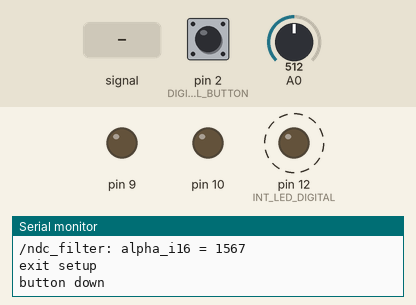
This sketch was run on a simulated Arduino Uno, built with avr-gcc and run on an emulated ATmega328P. Shown: output pins drawn as LEDs (lit = HIGH), the last lines printed to the serial monitor. Dashed ring = blinking. The inputs (shaded band) are chosen by the test bench; at power-on: A0 = 512, pin 2 (DIGITAL_BUTTON) LOW.

Above: at 0.76 s.
1.3 s: A0 fed a 200 Hz sine of ±255 counts around its level
4.3 s: A0 set to 716
At 5.52 s:
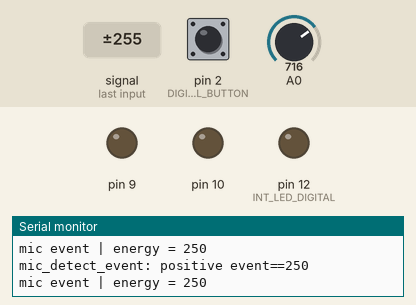
At 5.96 s:
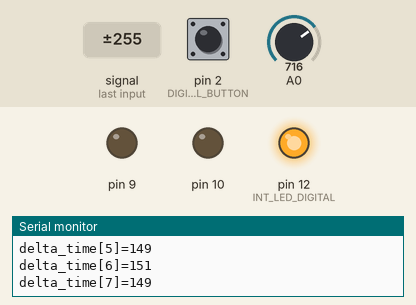
7.3 s: pin 2 (DIGITAL_BUTTON) pulled HIGH for 3.2 s
12.0 s: pin 2 (DIGITAL_BUTTON) pulled HIGH for 0.15 s
Timing chart, 0 to 16.0 s (numbered marks = the images above; inputs shaded):
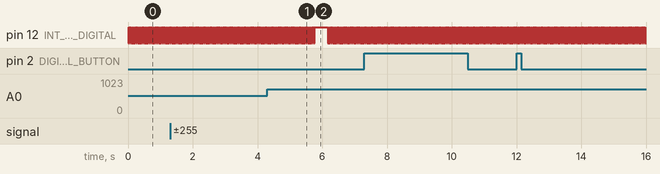

The sketch:

knock.ino
```cpp
// -*- mode: c; -*-

#include "TimerOne.h"
#include "output_seq.h"
#include "utils.h"
#include "inputs.h"
#include "debounce.h"
#include "queue.h"
#include "knock.h"
#include "led.h"
#include "seq_corr.h"
#include "mic.h"
#include "dc_filter.h"

struct
{
    led_t pwm_out;
    led_t pwm_input_confirm;
    event_queue_t input_queue;
    event_queue_t output_queue;
    int timeout_flag;   // no input event for a long time
    int interrupt_flag;  // timer interrupt
    uint32_t interrupt_counter;
    int handle_input_flag;
    int handle_output_flag;
} single;

//
// /Applications/Arduino.app/Contents/Resources/Java/hardware/arduino/cores/arduino
//
// /Applications/Arduino.app/Contents/Resources/Java/hardware/tools/avr/avr/include/stdint.hw
//

//   1  Hz: 1000000 usec
// 2000 Hz:     500 usec
#define TIMER1_PERIOD_USEC  500
//#define TIMER1_PERIOD_USEC    1000000

void setup()
{
    // initialize serial communication:
    // make it slow to minimize stepping on interrupt
    Serial.begin(9600);
    pinMode(DIGITAL_BUTTON, INPUT);
    pinMode(INT_LED_DIGITAL, OUTPUT);
    //pinMode(INPUT_CONFIRM_LED, OUTPUT);

    q_setup(&single.input_queue);
    q_setup(&single.output_queue);

    single.timeout_flag = 0;
    single.interrupt_counter = 0;
    outseq_init(&single.pwm_out, &single.output_queue);

    seq_corr_init();
    Timer1.initialize(TIMER1_PERIOD_USEC);
    Timer1.attachInterrupt(timer1_isr);
    mic_init(ANALOG_IN);  // 2013-10-17

    // MUST call led_init AFTER Timer1.initialize
    led_init(&single.pwm_out, PWM_LED, 10);   // 10 is ramp increment
    led_init(&single.pwm_input_confirm, INPUT_CONFIRM_LED, -1);

    // IM ALIVE: tell led to ramp down
    q_write(&single.output_queue, EVENT_PWM_RAMP_DOWN, 1024);
    q_write(&single.output_queue, EVENT_WAIT, 2000);

    led_set_mode(&single.pwm_input_confirm, LED_RAMP_DOWN, 1024);

    utils_log("exit setup\n");
}


//
// periodically do interrupt stuff
void timer1_isr(void)
{
    static int led_state = LOW;
    single.interrupt_counter++;

    // time for input processing?
    // 2013-10-22  use counter = 100 for input cycle
    if ((single.interrupt_counter % 50)==0)
    {
        single.handle_input_flag = 1;

        // flip LED state
        led_state = (led_state==HIGH) ? LOW : HIGH;
        digitalWrite(INT_LED_DIGITAL, led_state);
    }

    // time for output processing?
    if (((single.interrupt_counter+25) % 50)==0)
    {
        single.handle_output_flag = 1;
    }


    // update pwm leds
    led_update(&single.pwm_out);
    led_update(&single.pwm_input_confirm);

    mic_read_pin();
}

//
// do actions associated with timeout period
void do_timeout_actions(event_queue_t *pinput_queue, event_queue_t *poutput_queue)
{
    int has_event;
    uint32_t pdelta_seq_ms[QUEUE_MAX_LEN-1];

    has_event = q_has_event(pinput_queue);
    if (has_event==0)
    {
        //
        // no events since timeout
    }
    else
    {
        int seq_flag;
        int num_delta_periods;
        num_delta_periods = input_convert_abs_to_delta(pinput_queue, pdelta_seq_ms, QUEUE_MAX_LEN-1);

        if (num_delta_periods==0)
        {
            // a single mic/button event -> dont do anything
        }
        else
        {
            seq_flag = seq_corr_detect(pdelta_seq_ms, SC_NUM_EVENTS_TWO_BITS);

            if (seq_flag==1)
            {
                // detected knock sequence, so response with
                // "two bits"
                q_write(poutput_queue, EVENT_PWM_RAMP_DOWN, 1024);
                q_write(poutput_queue, EVENT_WAIT, 400);
                q_write(poutput_queue, EVENT_PWM_RAMP_DOWN, 1024);
                q_write(poutput_queue, EVENT_WAIT, 1000);   // final 1 sec
            }
            else
            {
                // sequence not detected, so playback input sequence
                int m;
                for(m=0;m<num_delta_periods;m++)
                {
                    q_write(poutput_queue, EVENT_PWM_RAMP_DOWN, 1024);
                    q_write(poutput_queue, EVENT_WAIT, pdelta_seq_ms[m]);
                }
                q_write(poutput_queue, EVENT_PWM_RAMP_DOWN, 1024);
                q_write(poutput_queue, EVENT_WAIT, 1000);   // final 1 sec
            }
        }
    }

    // reset
    q_clear(pinput_queue);
    mic_reset(); // clear mic energy sum
}

void test_dc_filter(void)
{
    int16_t px[50];
    int16_t py[50];
    dc_filter_t filter;
    int n;

    dc_filter_init(&filter,
                   300.0f,   // fcut
                   2000.0f); // sample rate
    memset(py, 0, sizeof(py));
    for (n=0;n<25;n++)
    {
        px[n]    = 1024;
        px[n+24] = -1024;
    }
    dc_filter(&filter, px, 50, py);
    for (n=0;n<50;n++)
    {
        utils_log("y[%d]=",n);
        utils_log("%d\n",py[n]);
    }
}

//
// main loop
void loop()
{
    int32_t event;
    uint32_t event_arg;
    static uint32_t loop_counter=0;
    //static int led_state = HIGH;
    uint32_t now_ms;

    /* test_dc_filter(); */
    /* assert(0); */

    loop_counter++;
    now_ms = millis();

    //utils_log("main_loop\n");
    //
    // handle input_flag from ISR
    if (single.handle_input_flag)
    {

        // accept input event IFF output queue is currently empty
        // this is to prevent solenoid-mic feedback loop
        if (q_has_event(&single.output_queue)==0)
        {
            int event_flag;
            //utils_log("handle input\n");
            event_flag = input_handle_events(&single.input_queue, now_ms, &single.timeout_flag);
            single.handle_input_flag = 0;

            if (event_flag)
            {
                // acknowledge input
                led_set_mode(&single.pwm_input_confirm, LED_RAMP_DOWN, 1024);
            }
        }

        // clear input flag and mic
        single.handle_input_flag = 0;
        mic_reset();
    }

    //
    // handle output_flag from ISR
    if (single.handle_output_flag)
    {
        //utils_log("handle output\n");
        outseq_handle_event(now_ms);
        single.handle_output_flag = 0;
    }

    //
    // timeout actions:  process input sequence
    // timeout flag is set by input processing
    if (single.timeout_flag)
    {
        //
        // timeout handling takes a while, so stop ISR to halt microphone reads
        Timer1.stop();
        utils_log("--------------- timeout\n");
        do_timeout_actions(&single.input_queue,
                           &single.output_queue);
        single.timeout_flag = 0;
        Timer1.resume();
    }
}
```

dc_filter.cpp
```cpp
#include "dc_filter.h"
#include <string.h>
#include <stdint.h>
#include "utils.h"

/*
  one-pole highpass filter
   y[n] = alpha * (y[n-1] + x[n] - x[n-1])

   fcut_hz corresponds to 3 dB point
*/
void dc_filter_init(dc_filter_t *pstate, float fcut_hz, float sample_rate_hz)
{
    float temp;

    memset(pstate, 0, sizeof(dc_filter_t));
    //
    // alpha = 32767 - fcut * 26 * 8 / samplerate_khz
    //
    // warning:  if alpha is too large, then lack of precision in
    // q15 * i16 multiply will
    // result in sticky bits
    //
    temp = 26.0f * 8.0f / (sample_rate_hz/1000.0f);
    temp = fcut_hz * temp;

    pstate->alpha_16 = (int16_t)32767 - (int16_t)temp;
    utils_log("/ndc_filter: alpha_i16 = %d\n",pstate->alpha_16);
    if (pstate->alpha_16 <= 0)
    {
        utils_log("fcut_hz = ");
        utils_print_float(fcut_hz,5);
        utils_log("\n");
        utils_log("alpha must be > 0");
        UTILS_ASSERT(0);
    }
}

#if 0
int32 mul_q15_i32(int16_t q15, int32_t y32)
{

    int32_t result32;
    int32_t upper32;
    int32_t lower32;
    int16_t y16;
    uint16_t uy16;
    int32_t round32 = ((int32)1)<<14;
    int resultIsPositive;

    resultIsPositive = ((q15>=0) && (y32>=0)) || ((q15<0) && (y32<0));

    //
    // break up computation into 2 16bit x 16bit partial products,
    // then combine partial products


    //
    // upper partial product
    y16 = (int16)(y32>>16);                      // LO(s(31,0) >> 16) = s(31,-16)
    upper32 = (int32)q15 * (int32)y16;          // s(0,15) * s(31,-16) = s(32,-1)
    upper32 <<= 1;                              // s(32,-1) << 1 = s(31,0)

    // lower partial product
    uy16 = (uint16)(y32 & (uint32)0x0000ffff);  // LO(s(31,0)) = s(15,0)
    // assign to unsigned type to void sign extension
    lower32 = (int32)q15 * (int32)uy16;         // s(0,15) * s(15,0) = s(16,15)
    // round and truncate lower partial product
    lower32 += round32;
    lower32 = lower32>>15;                    // s(16,15) >> 15 = s(31,0)

    // combine partial products
    result32 = upper32 + lower32;

    // saturate if positive
    if ((resultIsPositive) && ((uint32)result32 > SE_INT_MAX32))
    {
        result32 = SE_INT_MAX32;
    }

	return result32;
}
#endif

//
// multiply 16-bit integer against q15 value
int16_t mul_q15_i16_i16(int16_t a_q15, int16_t b16)
{
    int32_t c32;

    c32 = (int32_t)a_q15 * (int32_t)b16;

    // round and truncate
    c32 += (int32_t)(1<<14);
    c32 = c32 >> 15;

    //
    // don't worry about saturation, etc for now
    return (int16_t)(0xffff & (uint32_t)c32);
}

//
// implements a dc_filter
// because the filter maintains 16-bit states, the output is suscptible to
// sticky bits--the output hovers at +/- 2.
// avoid this by choosing sufficiently large fcutoff s.t. alpha is sufficiently large
// e.g. 16384/32767
void dc_filter(dc_filter_t *pstate, int16_t *px_16, int num_samps, int16_t *py_16)
{
    int n;
    int16_t prev_y_16 = pstate->prev_y_16;
    int16_t prev_x_16 = pstate->prev_x_16;


    for (n=0;n<num_samps;n++)
    {
        int16_t x_16;
        int16_t temp_16;
        int16_t y_16;

        // y = alpha * ( y(n-1) + x(n) - x(n-1) )
        x_16 = *px_16;
        temp_16 = prev_y_16 + (x_16 - prev_x_16);

        y_16 = mul_q15_i16_i16(pstate->alpha_16, temp_16);

        *py_16 = y_16;  // write output

        // update state
        prev_x_16 = x_16;
        prev_y_16 = y_16;

        px_16++;
        py_16++;
    }

    //
    // save state
    pstate->prev_x_16 = prev_x_16;
    pstate->prev_y_16 = prev_y_16;
}
```

dc_filter.h
```cpp
#ifndef DC_FILTER_H
#define DC_FILTER_H

#include <stdint.h>

struct dc_filter_t
{
    int16_t prev_y_16;
    int16_t prev_x_16;
    int16_t alpha_16;
};


void dc_filter_init(dc_filter_t *pstate, float fcut_hz, float sample_rate_hz);
void dc_filter(dc_filter_t *pstate, int16_t *px_16, int num_samps, int16_t *py_16);


#endif
```

debounce.cpp
```cpp
#include "Arduino.h"
#include "utils.h"
//
// gotta hold the button down to register a press
// returns button state:  LOW or HIGH
//
// test:  wire JC1 to input pin
// on protoshield, button goes LOW when pressed
int Debounce(int buttonPin)
{
    static int buttonState = HIGH;   // current reading
    static int lastButtonState = HIGH;
    static long lastDebounceTime = 0;
    long debounceDelay = 50;
    int reading = digitalRead(buttonPin);

    // check to see if you just pressed the button
    // (i.e. the input went from LOW to HIGH),  and you've waited
    // long enough since the last press to ignore any noise:

    /* utils_log("entering debounce: lastButtonStat="); */
    /* print_button_state(lastButtonState); */
    /* utils_log("| buttonState="); */
    /* print_button_state(buttonState); */
    /* utils_log("\n"); */

    // If the switch changed, due to noise or pressing:
    if (reading != lastButtonState) {
        // reset the debouncing timer
        /*
        utils_log("bounce\n");
        */
        lastDebounceTime = millis();
    }

    if ((millis() - lastDebounceTime) > debounceDelay) {
        // whatever the reading is at, it's been there for longer
        // than the debounce delay, so take it as the actual current state:

        // if the button state has changed:
        if (reading != buttonState) {
            /*
            utils_log("state change\n");
            */
            buttonState = reading;
        }
    }
    lastButtonState = reading;
    return buttonState;
}

void debounce_print_button_state(int state)
{
    if (HIGH==state)
    {
        utils_log("high");
    }
    else
    {
        utils_log("low");
    }
}
```

debounce.h
```cpp
#ifndef DEBOUNCE_H
#define DEBOUNCE_H
int Debounce(int buttonPin);
void debounce_print_button_state(int state);
#endif
```

inputs.cpp
```cpp
#include "knock.h"
#include "debounce.h"
#include "utils.h"
#include "queue.h"
#include "mic.h"
#include <Arduino.h>

// debounce button & detect button transition
// return 0 = no event
//        1 = button clicked
int detect_button_event(int32_t curr_time)
{
    static int prev_state = 1;
    int state = 1;
    int32_t event;  // return value

    event = 0;

    state = Debounce(DIGITAL_BUTTON);
    if (state != prev_state)
    {
        prev_state = state;

        //
        // transition from up to down
        if (state==0)
        {
            //utils_log("button up -> down\n");
            event = 1;
        }

        //debounce_print_button_state(state);
        /* utils_log("\n"); */
    }

    return event;
}

//
// read input queue, convert queue events to delta time
// return number of delta time periods
int input_convert_abs_to_delta(event_queue_t *pinput_queue, uint32_t *pdelta_seq_ms, int max_delta_events)
{
    int32_t event;
    int32_t event2;
    uint32_t event_arg;
    uint32_t event_arg2;
    int n;
    int has_event;

    //
    // clear sequence array
    memset(pdelta_seq_ms, 0, sizeof(uint32_t) * max_delta_events);

    // read first event
    has_event = q_dequeue(pinput_queue, &event, &event_arg);

    n=0;
    // read queue until it's empty or we've filled vector
    while(has_event && (n<max_delta_events))
    {
        has_event = q_dequeue(pinput_queue, &event2,&event_arg2);

        if (has_event)
        {
            pdelta_seq_ms[n] = (uint32_t)(event_arg2 - event_arg);
            event_arg = event_arg2;
            utils_log("delta_time[%d]=%lu\n",n,pdelta_seq_ms[n]);
            n++;
        }
    }
    return n;
}

//
// handle button press and timeout
int input_handle_events(event_queue_t *pinput_queue, uint32_t now_ms, int *ptimeout_flag)
{
    int button_event;
    int mic_event;
    int32_t delta_time;
    static int32_t time_last_event = 0;
    uint32_t energy;

    // handle inputs
    button_event = detect_button_event(now_ms);
    mic_event = mic_detect_event(&energy, now_ms);
    if (button_event)
    {
        utils_log("button down\n");
        q_write(pinput_queue, EVENT_BUTTON_DOWN, now_ms);
        time_last_event = now_ms;
        *ptimeout_flag = 0;
    }
    else if (mic_event)
    {
        utils_log("mic event | energy = %d\n",energy);
        q_write(pinput_queue, EVENT_BUTTON_DOWN, now_ms);
        time_last_event = now_ms;
        *ptimeout_flag = 0;
    }
    else
    {
        //
        // timeout occurs after TIMEOUT_THRESH_MS
        // of inactivity
        uint32_t delta_time;
        delta_time = (uint32_t)now_ms - (uint32_t)time_last_event;
        /* utils_log("delta_time=%lu |",delta_time); */
        /* utils_log("timeout_thresh = %lu\n",(uint32_t)TIMEOUT_THRESH_MS); */
        /* utils_log("delta_time > timeout_thresh = %d\n", delta_time > (uint32_t)TIMEOUT_THRESH_MS); */
        if (delta_time > (uint32_t)TIMEOUT_THRESH_MS)
        {
            utils_log("timeout | energy = %d\n",energy);
            *ptimeout_flag = 1;
            time_last_event = now_ms;
        }
    }

    return (int)(button_event+mic_event);
}
```

inputs.h
```cpp
#ifndef INPUTS_H
#define INPUTS_H

#include "queue.h"


int input_handle_events(event_queue_t *pinput_queue, uint32_t now_ms, int *ptimeout_flag);
int input_convert_abs_to_delta(event_queue_t *pinput_queue, uint32_t *pinput_seq_ms, int max_num_events);


#endif
```

knock.h
```cpp
#ifndef KNOCK_H
#define KNOCK_H


#define DIGITAL_BUTTON   2    // digital input, connect button to D2
#define PWM_LED          9    // pwm output (led & solenoid)
#define INT_LED_DIGITAL  12   // interrupt indicator (iack)
#define INPUT_CONFIRM_LED 10  // confirm input event, also a pwm

#define ANALOG_IN        0    // mic input
//
// timeout period for "no recent events"
#define TIMEOUT_THRESH_MS 1500  // max seems to be 32000

#define MY_MIN(a,b) (a > b) ? b : a
#define INT_ABS(x) (x > 0) ? (x) : (-x)


#endif // knock_h
```

led.cpp
```cpp
#include "Arduino.h"
#include "led.h"
#include "utils.h"
#include "TimerOne.h"
#include <assert.h>

// initialize led struc
// incr is increment for ramp
// specify negative number for default
void led_init(led_t *p, int analog_pin, int incr)
{
    memset(p, 0, sizeof(led_t));
    p->analog_pin = analog_pin;
    p->mode = LED_STEADY;
    p->pwm = 0;

    UTILS_ASSERT(incr < 100);  // sanity check for increment
    if (incr<=0)
    {
        p->incr = 2;
    }
    else
    {
        p->incr = incr;
    }

    UTILS_ASSERT((analog_pin==9) || (analog_pin==10));  // for timer1, must be pin 9 or 10
    //
    // initialize LED:  set to hi
    // use Timer1.pwm() at least once to configure the pin,
    // later use Timer1.setPwmDuty()
    // don't need to initialize timer1 with period
    // don't need timer1 ISR
    // output seq should only set led mode & initial pwm value
    Timer1.pwm(p->analog_pin, 1023); // set LED to hi
}

//
// set mode:  ramp up, ramp down, ramp up and down
void led_set_mode(led_t *p, led_mode_t mode, int pwm_val)
{
    UTILS_ASSERT(pwm_val >= 0);
    UTILS_ASSERT(pwm_val <= 1024);
    p->mode = mode;
    p->pwm = pwm_val;
}

// update led state, write to pin
// in order to achieve smooth ramp, you must call this function
// at a sufficiently SLOW rate
//
// e.g.
// main loop / 10   : fade in 1 s
// or ISR @ 2000 Hz : fade in 0.5 s
int led_update(led_t *p)
{
    int pwm;

    switch(p->mode)
    {
    case LED_RAMP_DOWN:
        p->pwm -= p->incr;
        if (p->pwm <= 0) p->pwm = 0;
        pwm = p->pwm;
        break;

    case LED_RAMP_UP:
        p->pwm += p->incr;
        if (p->pwm >= 1023) p->pwm = 1023;
        pwm = p->pwm;
        break;

    case LED_STEADY:
        pwm = p->pwm;
        break;

    default:
        UTILS_ASSERT(0);
    }
    //utils_log("led_update pwm=%d\n",p->pwm);

    Timer1.setPwmDuty(p->analog_pin, pwm);
    return p->pwm;
}

int led_get_pwm_val(led_t *p)
{
    return p->pwm;
}
```

mic.h
```cpp
#ifndef MIC_H
#define MIC_H


#include <stdint.h>

void mic_init(int input_pin);
uint32_t mic_read_pin(void);
int mic_detect_event(uint32_t *penergy, int32_t now_ms);
void mic_reset(void);


#endif
```

Source omitted: led.h (389 bytes), mic.cpp (2687 bytes), output_seq.cpp (4255 bytes), output_seq.h (354 bytes), queue.cpp (2710 bytes), queue.h (857 bytes), seq_corr.cpp (3103 bytes), seq_corr.h (208 bytes), utils.cpp (2962 bytes), utils.h (327 bytes)

Measured:
- after the input at 4.3 s, pin 10: stays LOW (without the input it goes to HIGH after 1.2 s)
- by itself, pin 12 (INT_LED_DIGITAL): alternates HIGH for 0.03 s and LOW for 0.03 s
